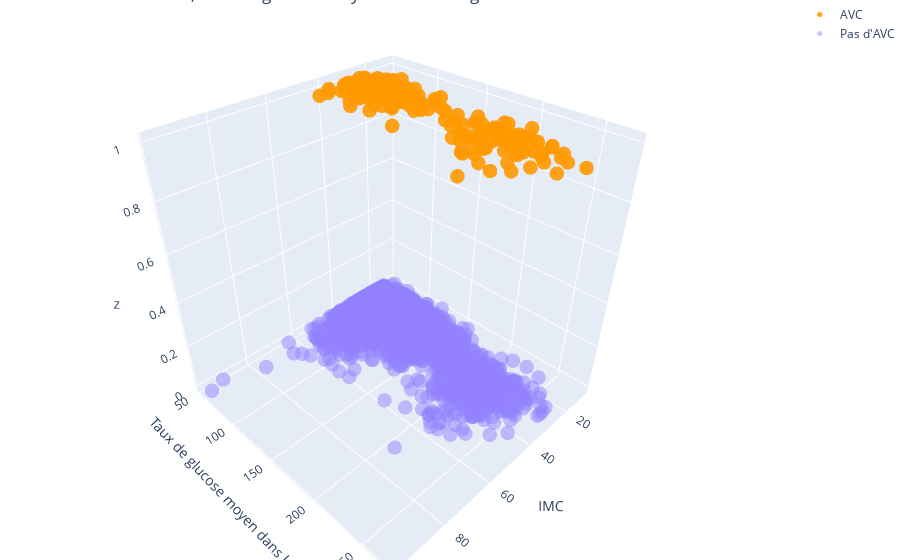

This figure's notebook cell:
### Code cell
import plotly.graph_objs as go


# Charger les données
df = pd.read_csv("healthcare-dataset-stroke-data.csv")
id = df[df["gender"] == "Other"].index
df = df.drop(id)

df_avc = df[df['stroke'] == 1]

# Affichage des points pour les personnes ou individus victimes d'un AVC
trace_stroke = go.Scatter3d(
    x=df[df['stroke'] == 1]['bmi'],
    y=df[df['stroke'] == 1]['avg_glucose_level'],
    z=[1] * len(df[df['stroke'] == 1]),  
    mode='markers',
    marker=dict(
        color='#FF9900',
        size=5,
        opacity=0.9
    ),
    name='AVC'
)

# Affichage des points pour les personnes ou individus non victimes d'un AVC

trace_no_stroke = go.Scatter3d(
    x=df[df['stroke'] == 0]['bmi'],
    y=df[df['stroke'] == 0]['avg_glucose_level'],
    z=[0] * len(df[df['stroke'] == 0]), 
    mode='markers',
    marker=dict(
        color='#9381FF',
        size=5,
        opacity=0.5
    ),
    name='Pas d\'AVC'
)

#Ajout d'un layout
layout = go.Layout(
    scene=dict(
        xaxis=dict(title='IMC'),
        yaxis=dict(title='Taux de glucose moyen dans le sang'),
    ),
    margin=dict(l=0, r=0, b=0, t=0),
    title='Relation entre IMC, Taux de glucose moyen dans le sang et AVC'
)

fig = go.Figure(data=[trace_stroke, trace_no_stroke], layout=layout)

fig.show()

### Figure 1 — Plotly figure (JSON) as saved in the notebook; plotly's stock layout.template omitted (floating-point values rounded to 4 significant figures; data arrays with more than 128 entries replaced by an {"elided": "..."} marker saying what was removed)
{"data": [{"marker": {"color": "#FF9900", "opacity": 0.9, "size": 5}, "mode": "markers", "name": "AVC", "type": "scatter3d", "x": {"elided": "249 float values"}, "y": {"elided": "249 float values"}, "z": {"elided": "249 int values"}}, {"marker": {"color": "#9381FF", "opacity": 0.5, "size": 5}, "mode": "markers", "name": "Pas d'AVC", "type": "scatter3d", "x": {"elided": "4860 float values"}, "y": {"elided": "4860 float values"}, "z": {"elided": "4860 int values"}}], "layout": {"margin": {"b": 0, "l": 0, "r": 0, "t": 0}, "scene": {"xaxis": {"title": {"text": "IMC"}}, "yaxis": {"title": {"text": "Taux de glucose moyen dans le sang"}}}, "title": {"text": "Relation entre IMC, Taux de glucose moyen dans le sang et AVC"}}}
